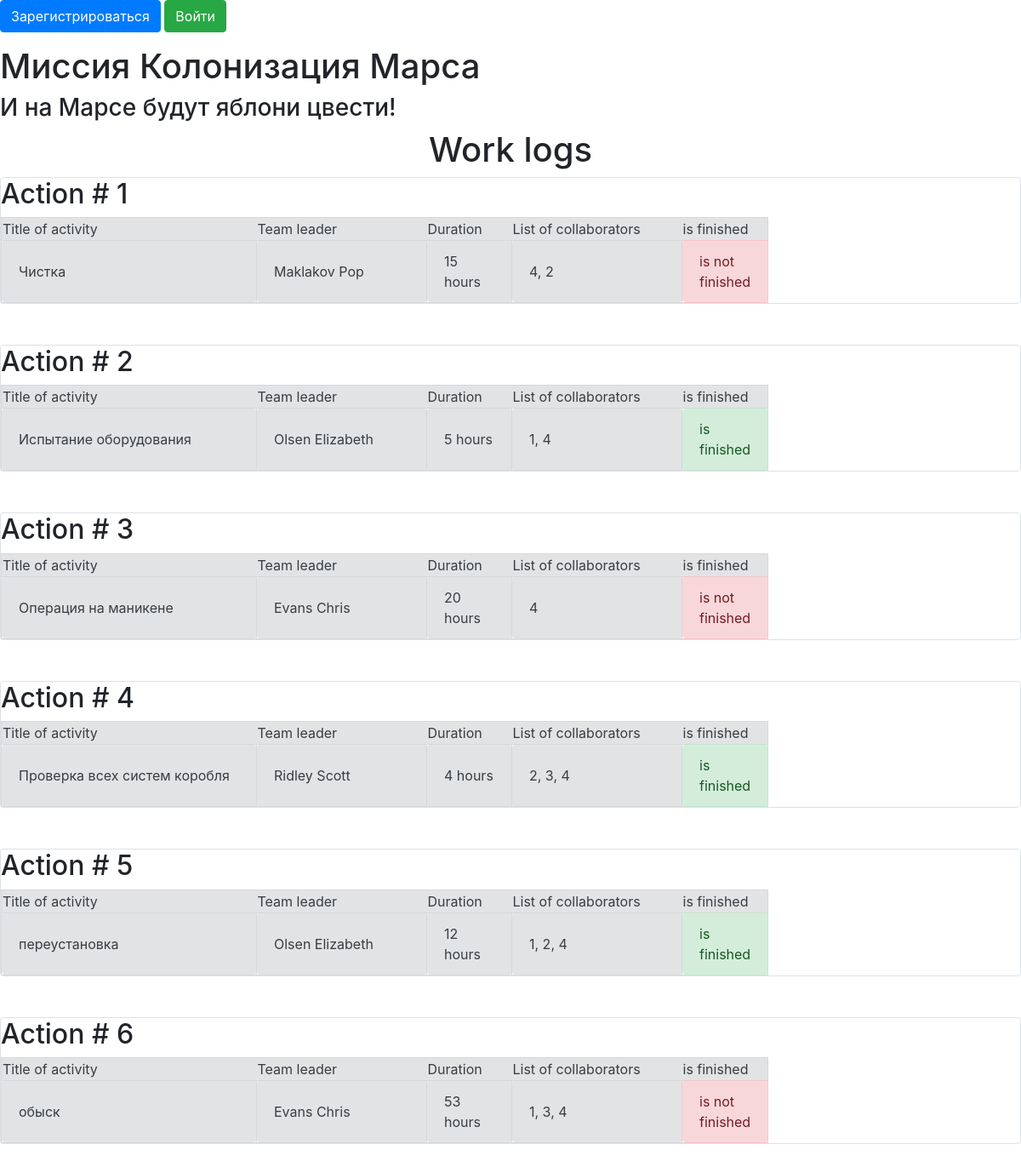
Page /jobs_list on the earlier database version.
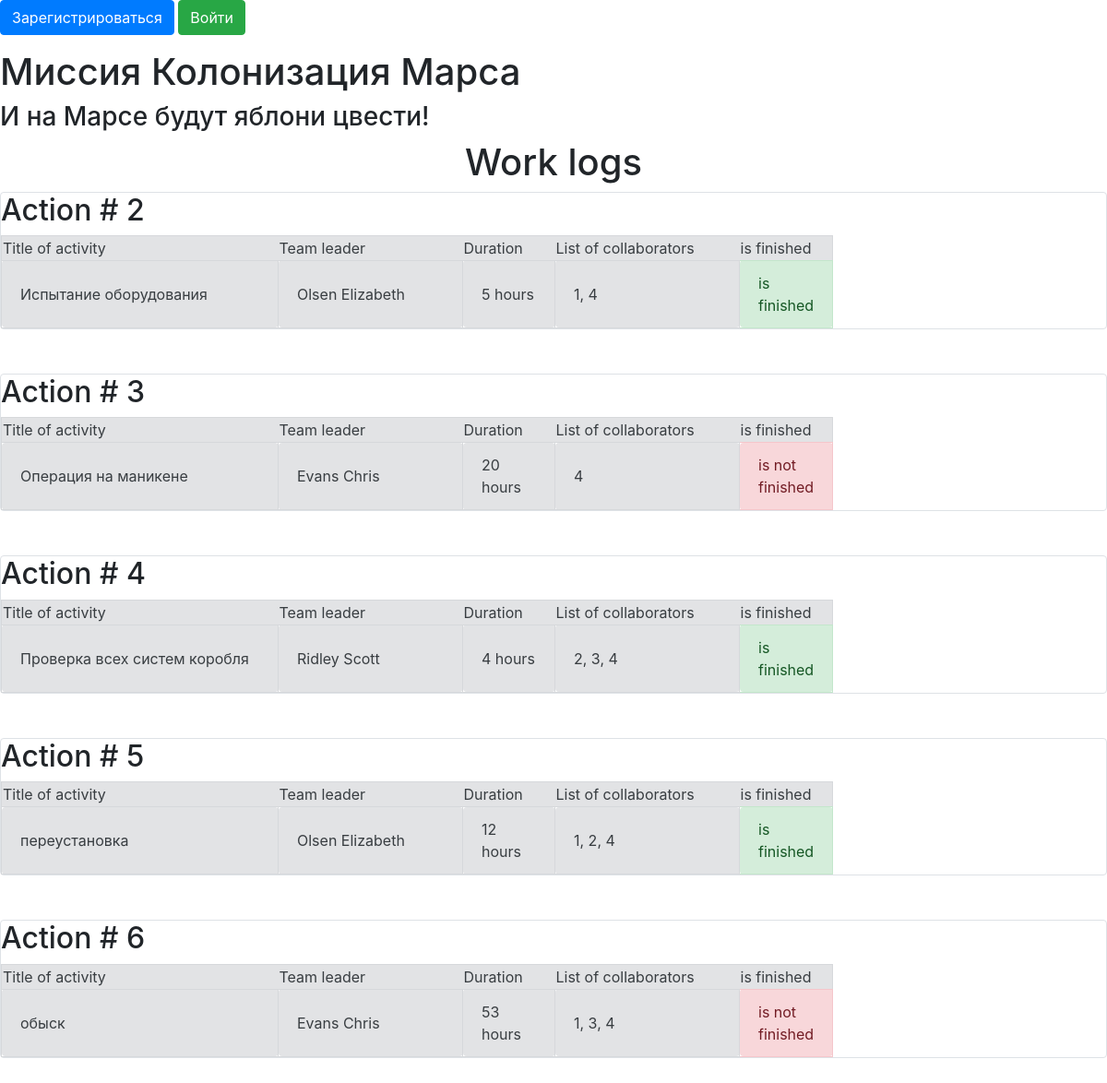
Same page on the later database version.
### data/jobs.py (models this page shows, shortened)
class Jobs(SqlAlchemyBase):
    __tablename__ = 'jobs'
    id = sqlalchemy.Column(sqlalchemy.Integer,
                           primary_key=True, autoincrement=True)
    team_leader = sqlalchemy.Column(sqlalchemy.Integer,
                                    sqlalchemy.ForeignKey("users.id"))
    job = sqlalchemy.Column(sqlalchemy.String, nullable=True)
    work_size = sqlalchemy.Column(sqlalchemy.Integer, nullable=True)
    collaborators = sqlalchemy.Column(sqlalchemy.String, nullable=True)
    start_date = sqlalchemy.Column(sqlalchemy.DateTime, default=datetime.datetime.now)
    end_date = sqlalchemy.Column(sqlalchemy.DateTime)
    is_finished = sqlalchemy.Column(sqlalchemy.Boolean)
    user = orm.relation('User')

### data/users.py (models this page shows, shortened)
class User(SqlAlchemyBase, UserMixin):
    __tablename__ = 'users'
    id = sqlalchemy.Column(sqlalchemy.Integer,
                           primary_key=True, autoincrement=True)
    surname = sqlalchemy.Column(sqlalchemy.String, nullable=True)
    name = sqlalchemy.Column(sqlalchemy.String, nullable=True)
    age = sqlalchemy.Column(sqlalchemy.Integer, nullable=True)
    position = sqlalchemy.Column(sqlalchemy.String, nullable=True)
    speciality = sqlalchemy.Column(sqlalchemy.String, nullable=True)
    address = sqlalchemy.Column(sqlalchemy.String, nullable=True)
    email = sqlalchemy.Column(sqlalchemy.String,
                              index=True, unique=True, nullable=True)
    jobs = orm.relation('Jobs')
    hashed_password = sqlalchemy.Column(sqlalchemy.String, nullable=True)
    modified_date = sqlalchemy.Column(sqlalchemy.DateTime,
                                      default=datetime.datetime.now)

### main.py (the view)
@app.route('/')
@app.route('/jobs_list')
def jobs_list():
    session = db_session.create_session()
    jobs = session.query(Jobs).all()
    return render_template("index.html", jobs=jobs)

### data/db_session.py (called while the page is built)
def create_session() -> Session:
    global __factory
    return __factory()

### templates/index.html (shortened to what this page needs)
{% extends "base.html" %}
{% block content %}
<h1 align="center">Work logs</h1>
{% for item in jobs%}
<div class="col-md6 border rounded">
    <h2>Action # {{item.id}}</h2>
    <table>
        <tr class="alert alert-secondary" role="alert">
            <td width="300">Title of activity</td>
            <td width="200">Team leader</td>
            <td width="100">Duration</td>
            <td width="200">List of collaborators</td>
            <td width="100">is finished</td>
        </tr>
        <tr>
            <td class="alert alert-secondary" role="alert" width="300">{{ item.job }}</td>
            <td class="alert alert-secondary" role="alert" width="200">{{ item.user.name }} {{ item.user.surname }}</td>
            <td class="alert alert-secondary" role="alert" width="100">{{ item.work_size }} hours</td>
            <td class="alert alert-secondary" role="alert" width="200">{{ item.collaborators }}</td>
            {% if item.is_finished %}
            <td class="alert alert-success" role="alert" width="100">is finished</td>
            {% else %}
            <td class="alert alert-danger" role="alert" width="100">is not finished</td>
            {% endif %}
        </tr>
    </table>
</div>
<br>
<br>
{% endfor %}
{% endblock %}

### templates/base.html (shortened to what this page needs)
<!DOCTYPE html>
<html lang="en">
<head>
    <link rel="stylesheet" href="static/css/style_new_2.css" />
    <link rel="stylesheet"
        href="https://stackpath.bootstrapcdn.com/bootstrap/4.4.1/css/bootstrap.min.css"
>
</head>
<body>
    {% if current_user.is_authenticated %}
        <a class="navbar-brand" href="/logout">{{ current_user.name }}</a>
    {% else %}
        <p>
            <a class="btn btn-primary " href="/register">Зарегистрироваться</a>
            <a class="btn btn-success" href="/login">Войти</a>
        </p>
    {% endif %}
    <h1>Миссия Колонизация Марса</h1>
    <h3>И на Марсе будут яблони цвести!</h3>
    {% block content %}
    {% endblock %}
</body>
</html>

Differences in the rows shown:
removed Jobs: id "1", job "Чистка", user.name "Maklakov", user.surname "Pop", work_size "15", collaborators "4, 2", is_finished "is not finished"
